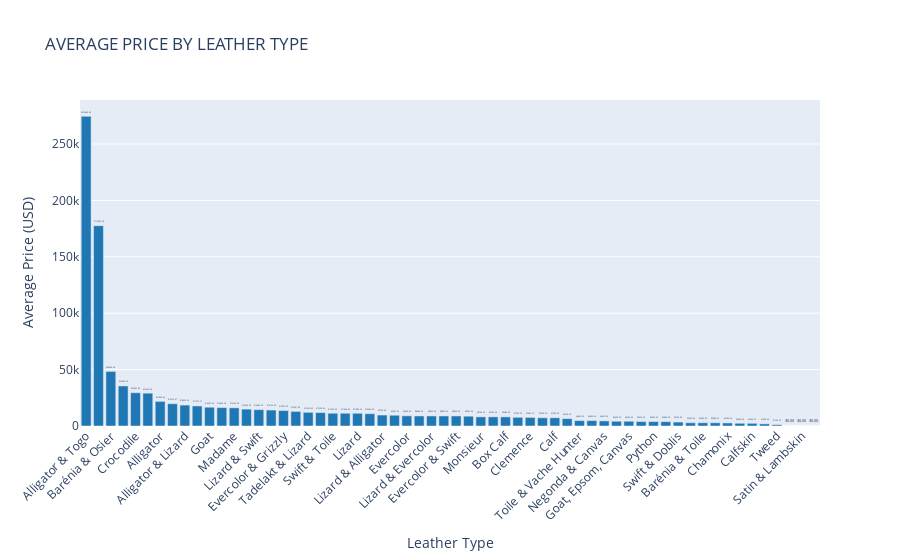

Write notebook code for a chart like this one.
### Code cell
# Plot the bar chart Representing Average Leather type by bar chart. 
# Generate the visualization
fig = px.bar(
    leather_stats,
    x="Leather",
    y="Avg_Price_USD",
    text="Avg_Price_USD",
    title="AVERAGE PRICE BY LEATHER TYPE",
    labels={
        "Avg_Price_USD": "Average Price (USD)",
        "Leather": "Leather Type"
    },
    hover_data=["Item_Count"],  # Show count of items in tooltip
    color_discrete_sequence=['#1f77b4']
)

# Customize the chart appearance
fig.update_traces(
    texttemplate='$%{text:,.2f}',
    textposition='outside',
    marker_color='#1f77b4'
)

fig.update_layout(
    xaxis_tickangle=-45,
    yaxis_title="Average Price (USD)",
    xaxis_title="Leather Type",
    showlegend=False,
    hovermode="x unified"
)

# Display the chart
fig.show()

### Figure 1 — Plotly figure (JSON) as saved in the notebook; plotly's stock layout.template omitted (floating-point values rounded to 4 significant figures)
{"data": [{"customdata": [[1], [1], [1], [1], [14], [1], [13], [3], [2], [31], [9], [9], [1], [2], [1], [2], [1], [22], [1], [26], [1], [1], [6], [2], [1], [3], [8], [1], [1], [1], [1], [5], [1], [1], [5], [1], [19], [1], [1], [1], [1], [1], [1], [1], [1], [4], [1], [2], [1], [1], [1], [12], [1], [1], [3], [2], [2], [1], [1], [1]], "hovertemplate": "Leather Type=%{x}<br>Average Price (USD)=%{text}<br>Item_Count=%{customdata[0]}<extra></extra>", "legendgroup": "", "marker": {"color": "#1f77b4", "pattern": {"shape": ""}}, "name": "", "orientation": "v", "showlegend": false, "text": [274600.0, 177600.0, 48400.0, 35500.0, 29490.0, 29100.0, 21840.0, 19770.0, 18550.0, 17770.0, 16660.0, 16300.0, 16100.0, 14950.0, 14500.0, 14150.0, 13700.0, 12930.0, 12100.0, 11900.0, 11300.0, 11300.0, 11280.0, 10900.0, 9700.0, 9533.0, 9000.0, 8900.0, 8900.0, 8900.0, 8900.0, 8700.0, 8100.0, 8100.0, 8080.0, 7700.0, 7589.0, 7300.0, 7300.0, 6500.0, 4800.0, 4800.0, 4500.0, 4200.0, 4200.0, 3925.0, 3900.0, 3850.0, 3500.0, 2900.0, 2900.0, 2858.0, 2700.0, 2400.0, 2367.0, 1900.0, 1150.0, 0.0, 0.0, 0.0], "textposition": "outside", "texttemplate": "$%{text:,.2f}", "type": "bar", "x": ["Alligator & Togo", "Alligator & Epsom", "Barénia & Osier", "Swift & Lambskin", "Crocodile", "Swift & Canvas", "Alligator", "Canvas", "Alligator & Lizard", "Epsom", "Goat", "Ostrich", "Madame", "Togo & Swift", "Lizard & Swift", "Novillo", "Evercolor & Grizzly", "Togo", "Tadelakt & Lizard", "Swift", "Swift & Toile", "Clemence & Canvas", "Lizard", "Barénia Faubourg", "Lizard & Alligator", "Barénia", "Evercolor", "Swift & Graine d'H", "Lizard & Evercolor", "Evercolor (Verso)", "Evercolor & Swift", "Tadelakt", "Monsieur", "Evercalf & Toile", "Box Calf", "Courchevel", "Clemence", "Maurice & Swift", "Calf", "Togo & Canvas", "Toile & Vache Hunter", "Empreinte", "Negonda & Canvas", "Swift & Velours", "Goat, Epsom, Canvas", "Caviar", "Python", "Taurillon", "Swift & Doblis", "Clemence & Crinoline", "Barénia & Toile", "Lambskin", "Chamonix", "Tuffetage", "Calfskin", "Patent", "Tweed", "Swift & Osier", "Satin & Lambskin", "Metal"], "xaxis": "x", "y": [274600.0, 177600.0, 48400.0, 35500.0, 29490.0, 29100.0, 21840.0, 19770.0, 18550.0, 17770.0, 16660.0, 16300.0, 16100.0, 14950.0, 14500.0, 14150.0, 13700.0, 12930.0, 12100.0, 11900.0, 11300.0, 11300.0, 11280.0, 10900.0, 9700.0, 9533.0, 9000.0, 8900.0, 8900.0, 8900.0, 8900.0, 8700.0, 8100.0, 8100.0, 8080.0, 7700.0, 7589.0, 7300.0, 7300.0, 6500.0, 4800.0, 4800.0, 4500.0, 4200.0, 4200.0, 3925.0, 3900.0, 3850.0, 3500.0, 2900.0, 2900.0, 2858.0, 2700.0, 2400.0, 2367.0, 1900.0, 1150.0, 0.0, 0.0, 0.0], "yaxis": "y"}], "layout": {"barmode": "relative", "hovermode": "x unified", "legend": {"tracegroupgap": 0}, "showlegend": false, "title": {"text": "AVERAGE PRICE BY LEATHER TYPE"}, "xaxis": {"anchor": "y", "domain": [0, 1], "tickangle": -45, "title": {"text": "Leather Type"}}, "yaxis": {"anchor": "x", "domain": [0, 1], "title": {"text": "Average Price (USD)"}}}}
